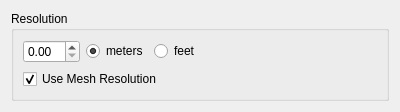
<?xml version="1.0" encoding="UTF-8"?>
<ui version="4.0">
 <class>OutputResWidget</class>
 <widget class="QWidget" name="OutputResWidget">
  <property name="geometry">
   <rect>
    <x>0</x>
    <y>0</y>
    <width>400</width>
    <height>111</height>
   </rect>
  </property>
  <property name="windowTitle">
   <string>Form</string>
  </property>
  <layout class="QVBoxLayout" name="verticalLayout">
   <item>
    <widget class="QGroupBox" name="groupBox">
     <property name="title">
      <string>Resolution</string>
     </property>
     <layout class="QVBoxLayout" name="verticalLayout_2">
      <item>
       <layout class="QHBoxLayout" name="horizontalLayout_2">
        <item>
         <widget class="QDoubleSpinBox" name="resSpinBox"/>
        </item>
        <item>
         <widget class="QRadioButton" name="metersButton">
          <property name="text">
           <string>meters</string>
          </property>
          <property name="checked">
           <bool>true</bool>
          </property>
         </widget>
        </item>
        <item>
         <widget class="QRadioButton" name="feetButton">
          <property name="text">
           <string>feet</string>
          </property>
         </widget>
        </item>
        <item>
         <spacer name="horizontalSpacer">
          <property name="orientation">
           <enum>Qt::Horizontal</enum>
          </property>
          <property name="sizeHint" stdset="0">
           <size>
            <width>40</width>
            <height>20</height>
           </size>
          </property>
         </spacer>
        </item>
       </layout>
      </item>
      <item>
       <widget class="QCheckBox" name="meshResCheckBox">
        <property name="text">
         <string>Use Mesh Resolution</string>
        </property>
        <property name="checked">
         <bool>true</bool>
        </property>
       </widget>
      </item>
     </layout>
    </widget>
   </item>
  </layout>
 </widget>
 <resources/>
 <connections/>
</ui>
